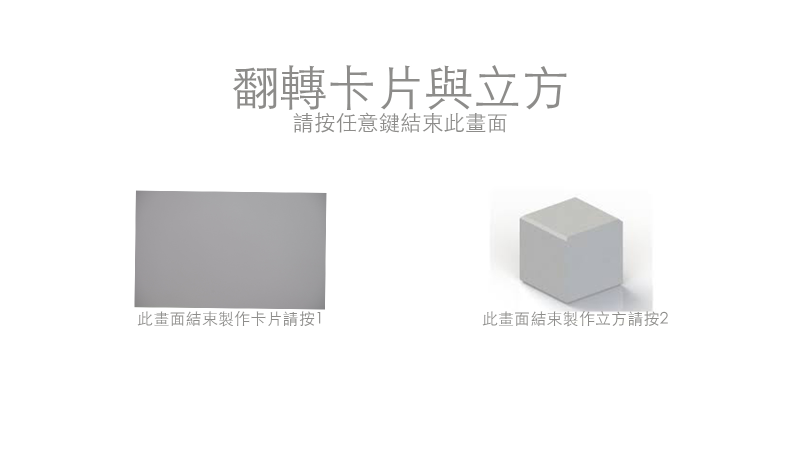
#> input picture welcome/welcome.jpg, 1600 x 900 px (shown at 1/2 size)
$ python mainProg.py   (Python 2 division)
#> lines starting #> are read from the running program, lines starting #| are printed output that depends on the picture


import os
import cv2
import sys, os


currentDir = os.getcwd()
testPyDir  = os.path.join(currentDir, 'test.py')
cropPyDir  = os.path.join(currentDir, 'crop.py ')
cardPyDir  = os.path.join(currentDir, 'card.py')
cubePyDir  = os.path.join(currentDir, 'cube.py')
inputDir = os.path.join(currentDir, "input")

imageA = os.path.join(inputDir, "A.jpg ")
imageB = os.path.join(inputDir, "B.jpg ")
imageC = os.path.join(inputDir, "C.jpg ")
imageD = os.path.join(inputDir, "D.jpg ")
imageE = os.path.join(inputDir, "E.jpg ")
imageF = os.path.join(inputDir, "F.jpg ")

welcomeDir = os.path.join(currentDir, 'welcome')
welcomeDir = os.path.join(welcomeDir, 'welcome.jpg')
welcome = cv2.imread(welcomeDir)
#> welcome is the input picture: shape (900, 1600, 3); mean B, G, R 245.1, 244.9, 245
welcome = cv2.resize(welcome, (800, 450))
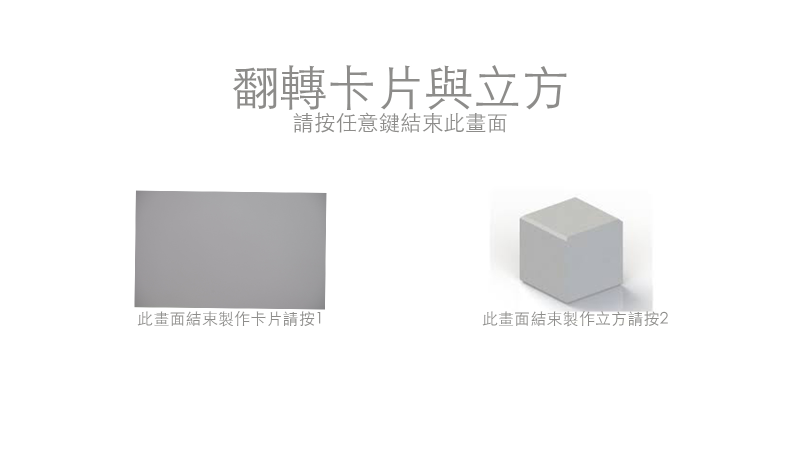
#> welcome: shape (450, 800, 3); mean B, G, R 245.1, 244.9, 245
cv2.imshow('Welcome',welcome)
cv2.waitKey(0)
cv2.destroyAllWindows()

num = input("1,Card\n2,Cube\n3,Exit\n\n\n")
#> (the run stopped early here; a loop or call above may not have finished)
